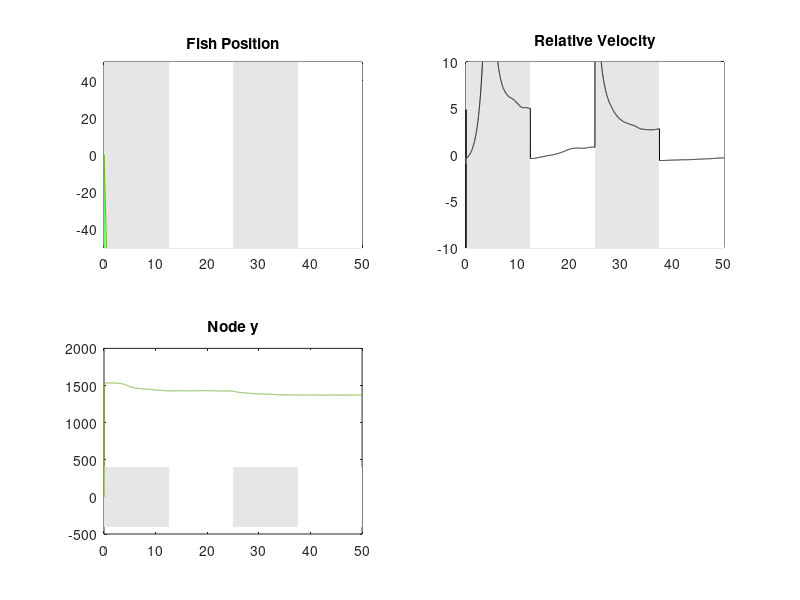

This figure's MATLAB source:
%SingleBrain_Closed_02.m
%Project Title: An agent based model of motor adaption in larval zebrafish
%Description: Closed loop CTRNN model showing motor adaption of 
%Francis Poole
%11.8.14

clf;
clc;
clear;

%Init
dt = 0.01; %Time step (0.01)
T = 50; %Amount of time
time = 0:dt:T; %Time array
tau_b = 1; %Time scale (1)

y(1) = 0; %Node start (0)
gamma(1) = 0;

w_y = 1; %Node y weight (0)

flow_V = -1; %Flow velocity of water
swim_V(1) = 0; %Swim velocity of fish. Start at rest (0)

fish_X(1) = 0; %Starting fish x position (0)

%Gain parameter
% K(1:T/dt + 1) = 1; %Constant gain
%    OR
high = 10; %(10)
medium = 5;
low = 1; %(2)
rest = 0; %(0);
K(1:(T/dt+1)/4) = high;
K((T/dt+1)/4:(T/dt+1)/2) = low;
K((T/dt+1)/2:3*(T/dt+1)/4) = high;
K(3*(T/dt+1)/4:(T/dt+1)) = low;


for t = 1:length(time) - 1
    y(t+1) = y(t) + 1/tau_b * dt * (-y(t) + y(t) * w_y -  swim_V(t) - flow_V + randn / sqrt(dt)); %Update sensor node
    gamma(t+1) = gamma(t) + 1/tau_b * dt * (-gamma(t) + (y(t) - mean(y))^2);
    swim_V(t+1) = K(t+1)/gamma(t+1) * y(t+1); %Update swim velocity
    fish_X(t+1) = fish_X(t) + dt * (swim_V(t) + flow_V); %Update fish position
end

%Plot
%Fish Position
subplot(2,2,1)
area([0,T/4],[400,400],-400,'FaceColor',[0.9,0.9,0.9],'LineStyle','none')
hold on;
area([T/4,T/2],[400,400],-400,'FaceColor','w','LineStyle','none')
area([T/2,3*T/4],[400,400],-400,'FaceColor',[0.9,0.9,0.9],'LineStyle','none')
area([3*T/4,T],[400,400],-400,'FaceColor','w','LineStyle','none')
plot(time,fish_X,'g');
plot([0,T],[0,T/dt*flow_V]);
%axis([0,T,-1.5,0])
hold off;
xlim([0,T]);
ylim([-50,50])

title('Fish Position');

%Relative Velocity
subplot(2,2,2)
area([0,T/4],[10,10],-10,'FaceColor',[0.9,0.9,0.9],'LineStyle','none')
hold on;
area([T/4,T/2],[10,10],-10,'FaceColor','w','LineStyle','none')
area([T/2,3*T/4],[10,10],-10,'FaceColor',[0.9,0.9,0.9],'LineStyle','none')
area([3*T/4,T],[10,10],-10,'FaceColor','w','LineStyle','none')
plot(time,flow_V+swim_V,'k');
hold off
ylim([-10,10]);
xlim([0,T]);
title('Relative Velocity');

%Node y
subplot(2,2,3)
area([0,T/4],[400,400],-400,'FaceColor',[0.9,0.9,0.9],'LineStyle','none')
hold on;
area([T/4,T/2],[400,400],-400,'FaceColor','w','LineStyle','none')
area([T/2,3*T/4],[400,400],-400,'FaceColor',[0.9,0.9,0.9],'LineStyle','none')
area([3*T/4,T],[400,400],-400,'FaceColor','w','LineStyle','none')
plot(time, y)
hold off;
%ylim([-4,4]);
xlim([0,T]);
title('Node y');